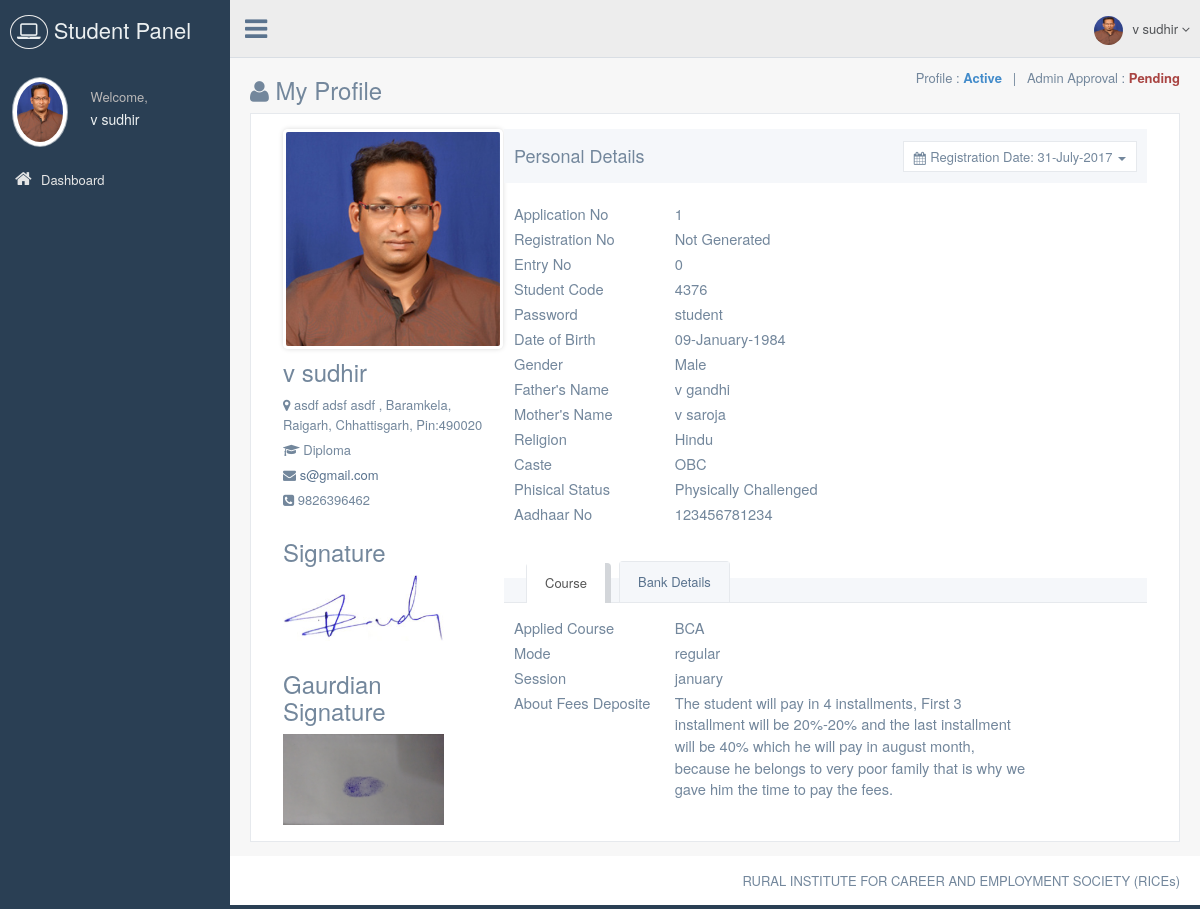
Page /studentpanel/my-profile.php (signed in) on the earlier database version.
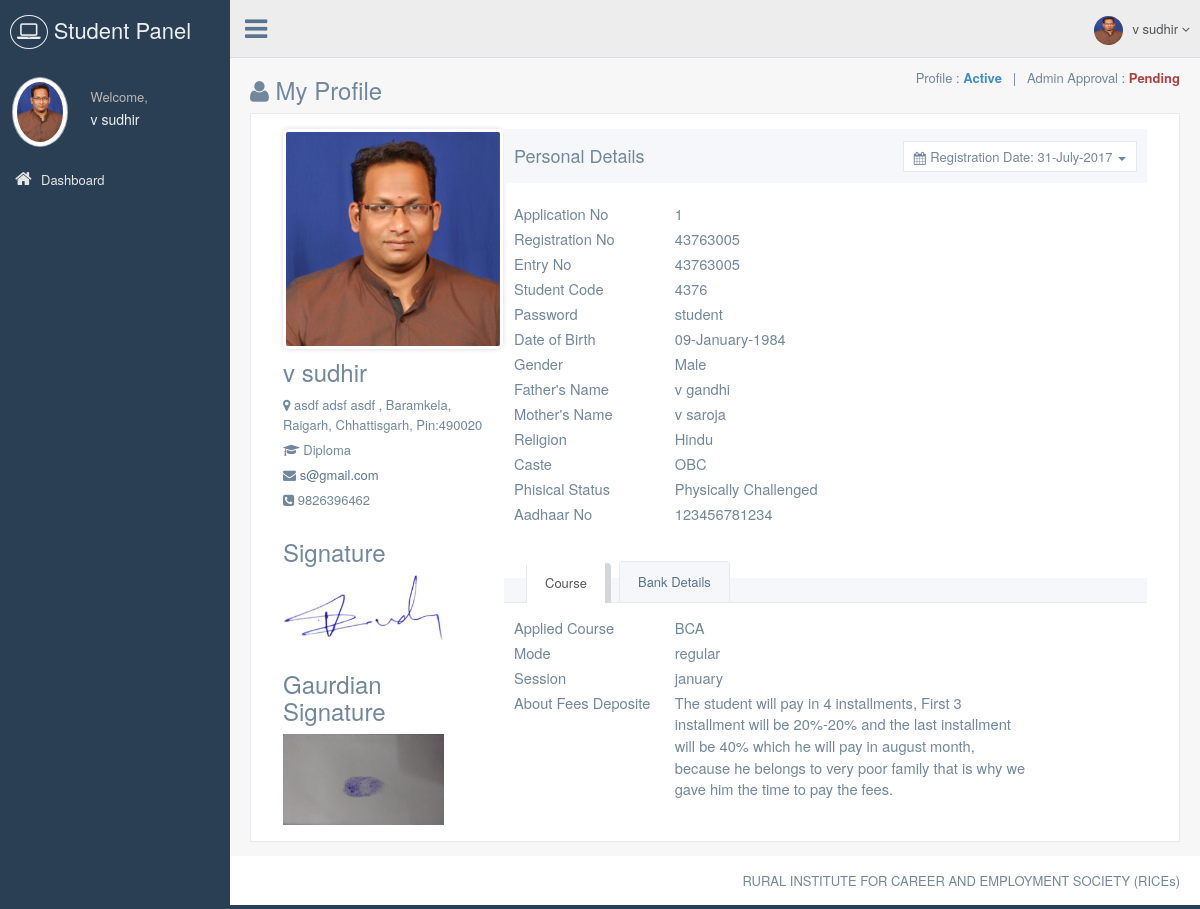
Same page on the later database version.
### tables this page shows
CREATE TABLE `student_master` (
  `Student_Id` int(11) NOT NULL,
  `Reg_Date` date NOT NULL,
  `Application_No` int(11) NOT NULL,
  `Student_Code` int(11) NOT NULL,
  `Password` varchar(50) NOT NULL,
  `Student_Name` varchar(75) NOT NULL,
  `DOB` date NOT NULL,
  `Gender` tinyint(4) NOT NULL,
  `Father_Name` varchar(75) NOT NULL,
  `Mother_Name` varchar(75) NOT NULL,
  `Religion` varchar(10) NOT NULL,
  `Caste` varchar(10) NOT NULL,
  `Phisical_Status` tinyint(4) NOT NULL,
  `Aadhaar_No` varchar(15) NOT NULL,
  `Education` varchar(15) NOT NULL,
  `Course_Id` smallint(6) NOT NULL,
  `Mode` varchar(15) NOT NULL,
  `Session` varchar(15) NOT NULL,
  `About_Fee_Deposite` text NOT NULL,
  `Block_Id` int(11) NOT NULL,
  `Address` varchar(300) NOT NULL,
  `Pincode` varchar(15) NOT NULL,
  `Contact_No` varchar(15) NOT NULL,
  `Email` varchar(50) NOT NULL,
  `Bank_Name` varchar(75) NOT NULL,
  `Acc_holder_name` varchar(100) NOT NULL,
  `Account_No` varchar(30) NOT NULL,
  `Bank_Address` varchar(300) NOT NULL,
  `IFSC_Code` varchar(20) NOT NULL,
  `Photo` varchar(75) NOT NULL,
  `Signature` varchar(75) NOT NULL,
  `Gaurdian_Signature` varchar(75) NOT NULL,
  `CM_Id` smallint(6) NOT NULL,
  `Reference` varchar(75) NOT NULL,
  `Registration_No` int(11) NOT NULL,
  `Entry_No` int(11) NOT NULL,
  `Approval_Status` tinyint(4) NOT NULL,
  `Status` tinyint(4) NOT NULL,
  `Payment_Status` int(11) NOT NULL COMMENT '//1 for paid '
);

CREATE TABLE `block_master` (
  `Block_Id` int(11) NOT NULL,
  `Block_Name` varchar(50) NOT NULL,
  `District_Id` smallint(6) NOT NULL
);

CREATE TABLE `district_master` (
  `District_Id` smallint(6) NOT NULL,
  `State_Id` tinyint(4) NOT NULL,
  `District_Name` varchar(100) NOT NULL
);

CREATE TABLE `state_master` (
  `State_Id` tinyint(4) NOT NULL,
  `State_Name` varchar(100) NOT NULL
);

CREATE TABLE `course_master` (
  `Course_Id` smallint(6) NOT NULL,
  `Course_Name` varchar(50) NOT NULL,
  `Application_Fee` int(11) NOT NULL,
  `Learning_Fee` int(11) NOT NULL,
  `Registration_Fee` int(11) NOT NULL,
  `Exam_Fee` int(11) NOT NULL
);

### libraries/classes/DBConn.php (called while the page is built, shortened)
<?php
class DBConn  extends Conn {
	 function ExecuteQuery($userQuery)
	{
		$result= mysql_query($userQuery);
                $num_fields = mysql_num_fields($result);
				$obj = array();
				$x=1;
				while($row=mysql_fetch_array($result)){
				  for($j=0;$j<$num_fields;$j++){
					 $name = mysql_field_name($result, $j);
					 $obj[$x][$name]=$row[$name];
					}
					$x++;
					}
     return $obj;
	}
}
?>

### studentpanel/my-profile.php (the view, shortened to what the changed rows need)
<?php
require_once(PATH_LIBRARIES.'/classes/DBConn.php');
require_once(PATH_STUDENT_INCLUDE.'/header.php');
$GetStudentInfo = $db->ExecuteQuery("SELECT *, DATE_FORMAT(Reg_Date,'%d-%M-%Y') AS DOJ, DATE_FORMAT(DOB,'%d-%M-%Y') AS DateOfBirth , Block_Name, District_Name, State_Name, CASE WHEN Gender=1 THEN 'Male' ELSE 'Female' END Sex, CASE WHEN Phisical_Status=1 THEN 'Normal' ELSE 'Physically Challenged' END Phisical_Status, CASE WHEN Approval_Status=0 THEN 'Pending' ELSE 'Approved' END Approval_Status, CASE WHEN Status=0 THEN 'Blocked' ELSE 'Active' END Status, Entry_No
FROM student_master st
LEFT JOIN course_master c ON st.Course_Id = c.Course_Id
LEFT JOIN block_master b ON st.Block_Id = b.Block_Id
LEFT JOIN district_master d ON b.District_Id = d.District_Id
LEFT JOIN state_master s ON d.State_Id = s.State_Id
WHERE Student_Id='".$_SESSION['sid']."'");
?>
<div>
  <div class="row">
    <div class="col-md-12 col-sm-12 col-xs-12">
      <div class="x_panel">
        <div class="x_content">
                  <div class="col-md-3 col-sm-3 col-xs-12 profile_left">
                    <div class="profile_img">
                      <div id="crop-avatar">
                        <div class="avatar-view" title="Change the avatar">
                          <img src="<?php echo PATH_DATA_IMAGE.'/student/'.$GetStudentInfo[1]['Photo']; ?>" alt="Avatar">
                        </div>
                      </div>
                    </div>
                    <h3><?php echo $GetStudentInfo[1]['Student_Name']; ?></h3>
                    <ul class="list-unstyled user_data">
                      <li><i class="fa fa-map-marker user-profile-icon"></i> <?php echo $GetStudentInfo[1]['Address'].', '. $GetStudentInfo[1]['Block_Name'].', '.$GetStudentInfo[1]['District_Name'].', '.$GetStudentInfo[1]['State_Name'].', Pin:'.$GetStudentInfo[1]['Pincode']; ?>
                      </li>
                      <li>
                        <i class="fa fa-briefcase fa fa-graduation-cap"></i> <?php echo $GetStudentInfo[1]['Education']; ?>
                      </li>
                      <li class="m-top-xs">
                        <i class="fa fa-external-link fa fa-envelope"></i>
                        <a href="mailTo:<?php echo $GetStudentInfo[1]['Email']; ?>"><?php echo $GetStudentInfo[1]['Email']; ?></a>
                      </li>
                      <li class="m-top-xs">
                        <i class="fa fa-phone-square"></i> <?php echo $GetStudentInfo[1]['Contact_No']; ?>
                      </li>
                    </ul>
                    <h3 class="sign-head">Signature</h3>
                    <div class="signature">
                      <img src="<?php echo PATH_DATA_IMAGE.'/student/student-sign/'.$GetStudentInfo[1]['Signature']; ?>" alt="Avatar">
                    </div>
                    <h3 class="sign-head">Gaurdian Signature</h3>
                    <div class="signature">
                      <img src="<?php echo PATH_DATA_IMAGE.'/student/gaurdian-sign/'.$GetStudentInfo[1]['Gaurdian_Signature']; ?>" alt="Avatar">
                    </div>
                  </div>
                  <div class="col-md-9 col-sm-9 col-xs-12">
                    <div class="profile_title">
                      <div class="col-md-6">
                        <h2>Personal Details</h2>
                      </div>
                    </div>
                    <div id="graph_bar" style="margin-top:20px;">
                    	<div class="data-row">
                        	<div class="col-sm-3">Application No</div>
                            <div class="col-sm-7"><?php echo $GetStudentInfo[1]['Application_No']; ?></div>
                        </div>
                        <div class="data-row">
                        	<div class="col-sm-3">Registration No</div>
                            <div class="col-sm-7"><?php echo $GetStudentInfo[1]['Registration_No']==0?'Not Generated':$GetStudentInfo[1]['Registration_No']; ?></div>
                        </div>
                        <div class="data-row">
                        	<div class="col-sm-3">Entry No</div>
                            <div class="col-sm-7"><?php echo $GetStudentInfo[1]['Entry_No']==0?'Not Generated':$GetStudentInfo[1]['Registration_No']; ?></div>
                        </div>
                        <div class="data-row">
                        	<div class="col-sm-3">Student Code</div>
                            <div class="col-sm-7"><?php echo $GetStudentInfo[1]['Student_Code']; ?></div>
                        </div>
                        <div class="data-row">
                        	<div class="col-sm-3">Password</div>
                            <div class="col-sm-7"><?php echo $GetStudentInfo[1]['Password']; ?></div>
                        </div>
                        <div class="data-row">
                        	<div class="col-sm-3">Father's Name</div>
                            <div class="col-sm-7"><?php echo $GetStudentInfo[1]['Father_Name']; ?></div>
                        </div>
                        <div class="data-row">
                        	<div class="col-sm-3">Mother's Name</div>
                            <div class="col-sm-7"><?php echo $GetStudentInfo[1]['Mother_Name']; ?></div>
                        </div>
                        <div class="data-row">
                        	<div class="col-sm-3">Religion</div>
                            <div class="col-sm-7"><?php echo $GetStudentInfo[1]['Religion']; ?></div>
                        </div>
                        <div class="data-row">
                        	<div class="col-sm-3">Caste</div>
                            <div class="col-sm-7"><?php echo $GetStudentInfo[1]['Caste']; ?></div>
                        </div>
                        <div class="data-row">
                        	<div class="col-sm-3">Aadhaar No</div>
                            <div class="col-sm-7"><?php echo $GetStudentInfo[1]['Aadhaar_No']; ?></div>
                        </div>
                    </div>
                    <div class="" role="tabpanel" data-example-id="togglable-tabs" style="margin-top:50px;">
                      <div id="myTabContent" class="tab-content">
                      	<div role="tabpanel" class="tab-pane fade active in" id="tab_content3" aria-labelledby="profile-tab">
                          <div>
                          	<div class="data-row">
                                <div class="col-sm-3">Applied Course</div>
                                <div class="col-sm-7"><?php echo $GetStudentInfo[1]['Course_Name']; ?></div>
                            </div>
                            <div class="data-row">
                                <div class="col-sm-3">Mode</div>
                                <div class="col-sm-7"><?php echo $GetStudentInfo[1]['Mode']; ?></div>
                            </div>
                            <div class="data-row">
                                <div class="col-sm-3">Session</div>
                                <div class="col-sm-7"><?php echo $GetStudentInfo[1]['Session']; ?></div>
                            </div>
                            <div class="data-row">
                                <div class="col-sm-3">About Fees Deposite</div>
                                <div class="col-sm-7"><?php echo $GetStudentInfo[1]['About_Fee_Deposite']; ?></div>
                            </div>
                          </div>
                        </div>
                      </div>
                    </div>
                  </div>
                </div>
      </div>
    </div>
  </div>
</div>
<?php
require_once(PATH_STUDENT_INCLUDE.'/footer.php');
?>

Differences in the rows shown:
changed student_master "v sudhir": Registration_No (not shown) → "43763005"; Registration_No "0" → "43763005"
Other differences:
text no longer shown: "Not Generated"
